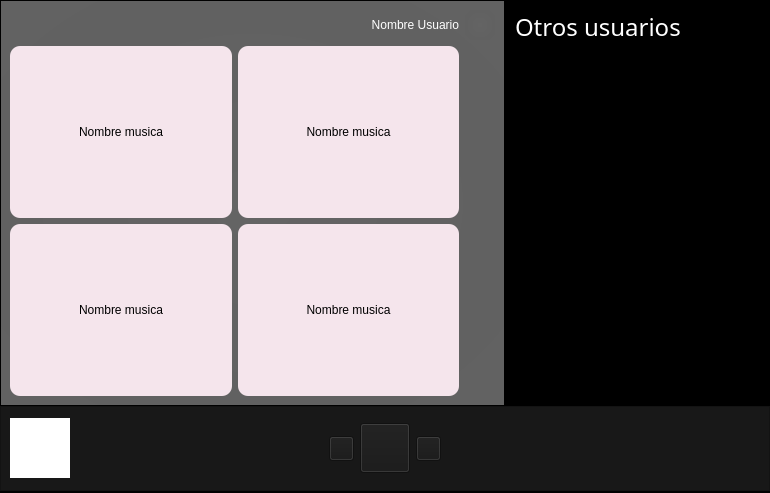
<?xml version="1.0" encoding="UTF-8"?>
<ui version="4.0">
 <class>MainWindow</class>
 <widget class="QMainWindow" name="MainWindow">
  <property name="geometry">
   <rect>
    <x>0</x>
    <y>0</y>
    <width>770</width>
    <height>493</height>
   </rect>
  </property>
  <property name="minimumSize">
   <size>
    <width>770</width>
    <height>493</height>
   </size>
  </property>
  <property name="maximumSize">
   <size>
    <width>1920</width>
    <height>1200</height>
   </size>
  </property>
  <property name="font">
   <font>
    <family>Avenir</family>
    <pointsize>14</pointsize>
    <weight>50</weight>
    <italic>false</italic>
    <bold>false</bold>
   </font>
  </property>
  <property name="windowTitle">
   <string>Pantalla Principal</string>
  </property>
  <property name="styleSheet">
   <string notr="true">QWidget{
	font: &quot;Helvetica&quot;;
}
QLabel{
	font: &quot;Helvetica&quot;;
	color: rgb(255, 255, 255);
	background-color: none;
}

QWidget#centralwidget{
	background-color:rgb(0, 0, 0);
}


QLineEdit{
	background-color: rgba(0, 0, 0,0);
	border:none;
	border-radius:none;
	border-bottom:2px solid rgb(181, 220, 207);
	color: rgba(255, 255,255, 230);
	padding-bottom:7px;
}


QFrame#caja{
	border: 2px solid rgb(233, 0, 126);
	background-image: none;
	background: none
}            
                
QPushButton#pushButton{
	background-color: qlineargradient(spread:reflect, x1:0, y1:0, x2:0, y2:0.471, stop:0 rgba(166, 23, 23, 255), stop:1 rgba(233, 0, 126, 255));
	border-radius:8px;
	color: rgba(255, 255, 255,210);
	padding: 8px;
}
QPushButton#pushButton_2{
	background-color: qlineargradient(spread:reflect, x1:0, y1:0, x2:0, y2:0.471, stop:0 rgba(166, 23, 23, 255), stop:1 rgba(233, 0, 126, 255));
	border-radius:8px;
	color: rgba(255, 255, 255,210);
	padding: 8px;
}
QPushButton#pushButton_3{
	background-color: qlineargradient(spread:reflect, x1:0, y1:0, x2:0, y2:0.471, stop:0 rgba(166, 23, 23, 255), stop:1 rgba(233, 0, 126, 255));
	border-radius:8px;
	color: rgba(255, 255, 255,210);
	padding: 8px;
}
</string>
  </property>
  <widget class="QWidget" name="centralwidget">
   <property name="enabled">
    <bool>true</bool>
   </property>
   <property name="minimumSize">
    <size>
     <width>0</width>
     <height>0</height>
    </size>
   </property>
   <layout class="QVBoxLayout" name="verticalLayout_2">
    <property name="spacing">
     <number>0</number>
    </property>
    <property name="leftMargin">
     <number>0</number>
    </property>
    <property name="topMargin">
     <number>0</number>
    </property>
    <property name="rightMargin">
     <number>0</number>
    </property>
    <property name="bottomMargin">
     <number>2</number>
    </property>
    <item>
     <widget class="QWidget" name="centralwidget_2" native="true">
      <layout class="QHBoxLayout" name="centrarcaja">
       <property name="spacing">
        <number>0</number>
       </property>
       <property name="leftMargin">
        <number>0</number>
       </property>
       <property name="topMargin">
        <number>0</number>
       </property>
       <property name="rightMargin">
        <number>0</number>
       </property>
       <property name="bottomMargin">
        <number>0</number>
       </property>
       <item>
        <widget class="QFrame" name="frame_2">
         <property name="font">
          <font>
           <weight>50</weight>
           <italic>false</italic>
           <bold>false</bold>
           <kerning>true</kerning>
          </font>
         </property>
         <property name="toolTip">
          <string/>
         </property>
         <property name="styleSheet">
          <string notr="true">background-color: qradialgradient(spread:reflect, cx:0.5, cy:0.5, radius:0.5, fx:0.5, fy:0.5, stop:0 rgb(100,100,100), stop:1 rgb(97, 97, 97))

</string>
         </property>
         <property name="frameShape">
          <enum>QFrame::StyledPanel</enum>
         </property>
         <property name="frameShadow">
          <enum>QFrame::Raised</enum>
         </property>
         <layout class="QGridLayout" name="gridLayout">
          <item row="2" column="0">
           <widget class="QPushButton" name="musica3">
            <property name="minimumSize">
             <size>
              <width>200</width>
              <height>100</height>
             </size>
            </property>
            <property name="maximumSize">
             <size>
              <width>600</width>
              <height>600</height>
             </size>
            </property>
            <property name="styleSheet">
             <string notr="true">background-color: rgb(245, 229, 236);
border-radius: 10px;
</string>
            </property>
            <property name="text">
             <string>Nombre musica</string>
            </property>
            <property name="iconSize">
             <size>
              <width>60</width>
              <height>60</height>
             </size>
            </property>
           </widget>
          </item>
          <item row="1" column="0">
           <widget class="QPushButton" name="musica1">
            <property name="minimumSize">
             <size>
              <width>200</width>
              <height>100</height>
             </size>
            </property>
            <property name="maximumSize">
             <size>
              <width>600</width>
              <height>600</height>
             </size>
            </property>
            <property name="styleSheet">
             <string notr="true">background-color: rgb(245, 229, 236);
border-radius: 10px;
</string>
            </property>
            <property name="text">
             <string>Nombre musica</string>
            </property>
            <property name="iconSize">
             <size>
              <width>60</width>
              <height>60</height>
             </size>
            </property>
           </widget>
          </item>
          <item row="0" column="2">
           <widget class="QLabel" name="img_2">
            <property name="minimumSize">
             <size>
              <width>0</width>
              <height>0</height>
             </size>
            </property>
            <property name="maximumSize">
             <size>
              <width>30</width>
              <height>30</height>
             </size>
            </property>
            <property name="text">
             <string/>
            </property>
            <property name="pixmap">
             <pixmap>perfil.png</pixmap>
            </property>
            <property name="scaledContents">
             <bool>true</bool>
            </property>
            <property name="alignment">
             <set>Qt::AlignCenter</set>
            </property>
           </widget>
          </item>
          <item row="1" column="1">
           <widget class="QPushButton" name="musica2">
            <property name="minimumSize">
             <size>
              <width>200</width>
              <height>100</height>
             </size>
            </property>
            <property name="maximumSize">
             <size>
              <width>600</width>
              <height>600</height>
             </size>
            </property>
            <property name="styleSheet">
             <string notr="true">background-color: rgb(245, 229, 236);
border-radius: 10px;
</string>
            </property>
            <property name="text">
             <string>Nombre musica</string>
            </property>
            <property name="iconSize">
             <size>
              <width>60</width>
              <height>60</height>
             </size>
            </property>
           </widget>
          </item>
          <item row="0" column="1">
           <widget class="QLabel" name="label_usuario">
            <property name="maximumSize">
             <size>
              <width>16777215</width>
              <height>30</height>
             </size>
            </property>
            <property name="styleSheet">
             <string notr="true">background-color: none;</string>
            </property>
            <property name="text">
             <string>Nombre Usuario</string>
            </property>
            <property name="alignment">
             <set>Qt::AlignRight|Qt::AlignTrailing|Qt::AlignVCenter</set>
            </property>
           </widget>
          </item>
          <item row="2" column="1">
           <widget class="QPushButton" name="musica4">
            <property name="minimumSize">
             <size>
              <width>200</width>
              <height>100</height>
             </size>
            </property>
            <property name="maximumSize">
             <size>
              <width>600</width>
              <height>600</height>
             </size>
            </property>
            <property name="styleSheet">
             <string notr="true">background-color: rgb(245, 229, 236);
border-radius: 10px;
</string>
            </property>
            <property name="text">
             <string>Nombre musica</string>
            </property>
            <property name="iconSize">
             <size>
              <width>60</width>
              <height>60</height>
             </size>
            </property>
           </widget>
          </item>
         </layout>
        </widget>
       </item>
       <item>
        <widget class="QFrame" name="frame">
         <property name="maximumSize">
          <size>
           <width>265</width>
           <height>16777215</height>
          </size>
         </property>
         <property name="styleSheet">
          <string notr="true">background-color: rgb(0, 0, 0);</string>
         </property>
         <property name="frameShape">
          <enum>QFrame::StyledPanel</enum>
         </property>
         <property name="frameShadow">
          <enum>QFrame::Raised</enum>
         </property>
         <layout class="QVBoxLayout" name="verticalLayout">
          <item>
           <layout class="QHBoxLayout" name="horizontalLayout">
            <item>
             <widget class="QLabel" name="label">
              <property name="font">
               <font>
                <family>Avenir</family>
                <pointsize>18</pointsize>
                <weight>50</weight>
                <italic>false</italic>
                <bold>false</bold>
               </font>
              </property>
              <property name="text">
               <string>Otros usuarios</string>
              </property>
             </widget>
            </item>
            <item>
             <widget class="QLabel" name="img">
              <property name="minimumSize">
               <size>
                <width>0</width>
                <height>0</height>
               </size>
              </property>
              <property name="maximumSize">
               <size>
                <width>30</width>
                <height>30</height>
               </size>
              </property>
              <property name="text">
               <string/>
              </property>
              <property name="pixmap">
               <pixmap>amigos.png</pixmap>
              </property>
              <property name="scaledContents">
               <bool>true</bool>
              </property>
              <property name="alignment">
               <set>Qt::AlignCenter</set>
              </property>
             </widget>
            </item>
           </layout>
          </item>
          <item>
           <widget class="QScrollArea" name="scrollArea">
            <property name="widgetResizable">
             <bool>true</bool>
            </property>
            <widget class="QWidget" name="widget">
             <property name="geometry">
              <rect>
               <x>0</x>
               <y>0</y>
               <width>237</width>
               <height>336</height>
              </rect>
             </property>
             <layout class="QVBoxLayout" name="verticalLayout_5"/>
            </widget>
           </widget>
          </item>
         </layout>
        </widget>
       </item>
      </layout>
     </widget>
    </item>
    <item>
     <widget class="QFrame" name="frame_3">
      <property name="minimumSize">
       <size>
        <width>0</width>
        <height>85</height>
       </size>
      </property>
      <property name="maximumSize">
       <size>
        <width>16777215</width>
        <height>85</height>
       </size>
      </property>
      <property name="styleSheet">
       <string notr="true">background-color: rgb(24, 24, 24);</string>
      </property>
      <property name="frameShape">
       <enum>QFrame::StyledPanel</enum>
      </property>
      <property name="frameShadow">
       <enum>QFrame::Raised</enum>
      </property>
      <layout class="QHBoxLayout" name="horizontalLayout_2">
       <item>
        <widget class="QLabel" name="label_caratula">
         <property name="minimumSize">
          <size>
           <width>60</width>
           <height>60</height>
          </size>
         </property>
         <property name="maximumSize">
          <size>
           <width>60</width>
           <height>60</height>
          </size>
         </property>
         <property name="styleSheet">
          <string notr="true">background-color: rgb(255, 255, 255);</string>
         </property>
         <property name="text">
          <string/>
         </property>
         <property name="scaledContents">
          <bool>true</bool>
         </property>
         <property name="alignment">
          <set>Qt::AlignCenter</set>
         </property>
        </widget>
       </item>
       <item>
        <widget class="QLabel" name="label_state">
         <property name="maximumSize">
          <size>
           <width>300</width>
           <height>16777215</height>
          </size>
         </property>
         <property name="font">
          <font>
           <family>Avenir</family>
           <pointsize>18</pointsize>
           <weight>50</weight>
           <italic>false</italic>
           <bold>false</bold>
          </font>
         </property>
         <property name="text">
          <string/>
         </property>
        </widget>
       </item>
       <item>
        <widget class="QPushButton" name="button_anterior">
         <property name="maximumSize">
          <size>
           <width>25</width>
           <height>25</height>
          </size>
         </property>
         <property name="text">
          <string/>
         </property>
         <property name="icon">
          <iconset>
           <normaloff>anterior.png</normaloff>anterior.png</iconset>
         </property>
         <property name="iconSize">
          <size>
           <width>25</width>
           <height>25</height>
          </size>
         </property>
        </widget>
       </item>
       <item>
        <widget class="QPushButton" name="button_play">
         <property name="maximumSize">
          <size>
           <width>50</width>
           <height>50</height>
          </size>
         </property>
         <property name="text">
          <string/>
         </property>
         <property name="icon">
          <iconset>
           <normaloff>play.png</normaloff>play.png</iconset>
         </property>
         <property name="iconSize">
          <size>
           <width>50</width>
           <height>50</height>
          </size>
         </property>
        </widget>
       </item>
       <item>
        <widget class="QPushButton" name="button_siguiente">
         <property name="maximumSize">
          <size>
           <width>25</width>
           <height>25</height>
          </size>
         </property>
         <property name="text">
          <string/>
         </property>
         <property name="icon">
          <iconset>
           <normaloff>siguiente.png</normaloff>siguiente.png</iconset>
         </property>
         <property name="iconSize">
          <size>
           <width>25</width>
           <height>25</height>
          </size>
         </property>
        </widget>
       </item>
       <item>
        <widget class="QLabel" name="label_13">
         <property name="maximumSize">
          <size>
           <width>300</width>
           <height>16777215</height>
          </size>
         </property>
         <property name="font">
          <font>
           <family>Avenir</family>
           <pointsize>18</pointsize>
           <weight>50</weight>
           <italic>false</italic>
           <bold>false</bold>
          </font>
         </property>
         <property name="text">
          <string/>
         </property>
        </widget>
       </item>
       <item>
        <widget class="QLabel" name="label_14">
         <property name="minimumSize">
          <size>
           <width>60</width>
           <height>60</height>
          </size>
         </property>
         <property name="maximumSize">
          <size>
           <width>60</width>
           <height>60</height>
          </size>
         </property>
         <property name="styleSheet">
          <string notr="true"/>
         </property>
         <property name="text">
          <string/>
         </property>
         <property name="scaledContents">
          <bool>true</bool>
         </property>
         <property name="alignment">
          <set>Qt::AlignCenter</set>
         </property>
        </widget>
       </item>
      </layout>
     </widget>
    </item>
   </layout>
  </widget>
 </widget>
 <resources/>
 <connections/>
</ui>
